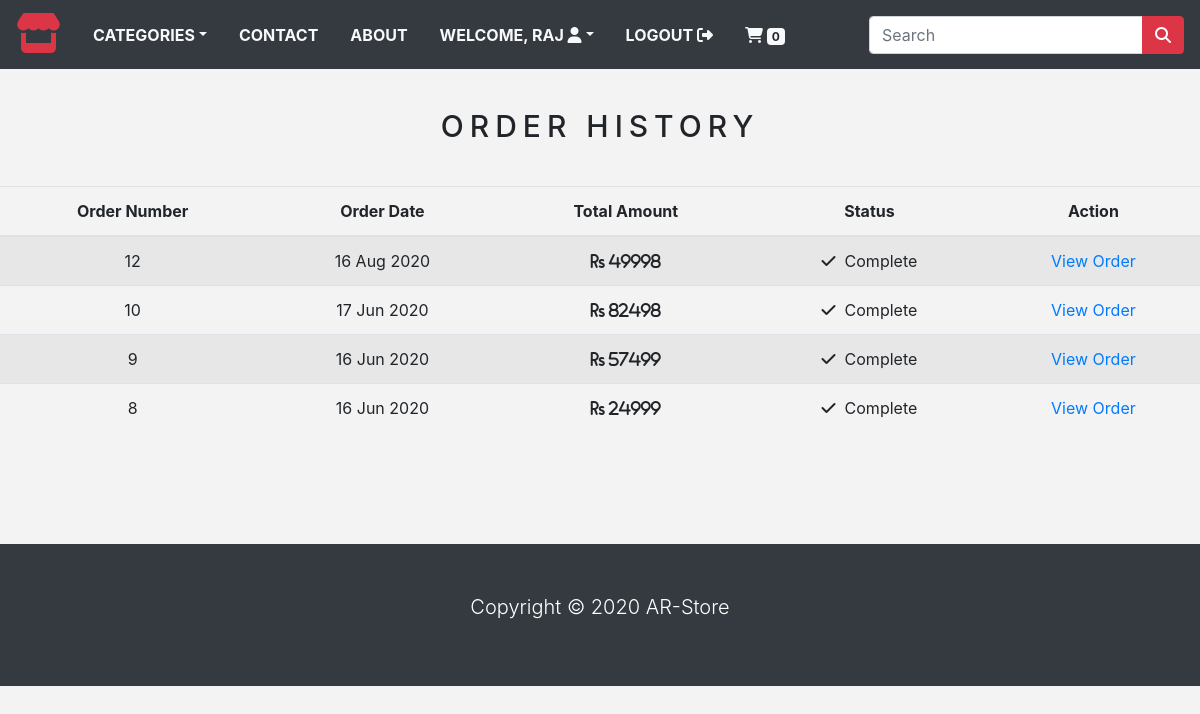
The app's page /order_history/ (signed in) with its own data.
### store/models.py (models this page shows, shortened)
class Order(models.Model):
	token = models.CharField(max_length=250, blank=True)
	total = models.DecimalField(max_digits=10, decimal_places=0, verbose_name='INR Order Total')
	emailAddress = models.EmailField(max_length=250, blank=True, verbose_name='Email Address')
	created = models.DateTimeField(auto_now_add=True)
	billingName = models.CharField(max_length=250, blank=True)
	billingAddress1 = models.CharField(max_length=250, blank=True)
	billingCity = models.CharField(max_length=250, blank=True)
	billingPostcode = models.CharField(max_length=250, blank=True)
	billingCountry = models.CharField(max_length=250, blank=True)
	shippingName = models.CharField(max_length=250, blank=True)
	shippingAddress1 = models.CharField(max_length=250, blank=True)
	shippingCity = models.CharField(max_length=250, blank=True)
	shippingPostcode = models.CharField(max_length=250, blank=True)
	shippingCountry = models.CharField(max_length=250, blank=True)
	class Meta:
		db_table = 'Order'
		ordering = ['-created']

### store/views.py (the view)
# urls.py: path('order_history/', views.orderHistory, name="order_history"),
@login_required(redirect_field_name='next',login_url='login')
def orderHistory(request):
	if request.user.is_authenticated:
		email = str(request.user.email)
		order_details = Order.objects.filter(emailAddress=email)
	return render(request, 'orderlist.html', {'order_details':order_details})

### store/context_processors.py (called while the page is built)
def counter(request):
	item_count = 0
	if 'admin' in request.path:
		return {}
	else:
		try:
			cart = Cart.objects.filter(cart_id=_cart_id_(request))
			cart_items = CartItem.objects.all().filter(cart=cart[:1])
			for cart_item in cart_items:
				item_count += cart_item.quantity
		except Cart.DoesNotExist:
			item_count = 0
	return dict(item_count=item_count)

def menu_links(request):
	links = Category.objects.all()
	return dict(links=links)

### store/models.py (called while the page is built)
	def get_url(self):
		return reverse('products_category', args=[self.slug])

### store/views.py (called while the page is built)
def _cart_id_(request):
	cart = request.session.session_key
	if not cart:
		cart = request.session.create()
	return cart

### store/templates/orderlist.html (shortened to what this page needs)
{% extends 'base.html' %}
{% load static %}
{% block content %}
<div class="text-center">
	<br>
	<h1 class="product_title text-uppercase">Order history</h1>
	<br>
	{% if order_details %}
	<table class="table table-striped">
		<thead>
			<tr>
				<th>Order Number</th>
				<th>Order Date</th>
				<th>Total Amount</th>
				<th>Status</th>
				<th>Action</th>
			</tr>
		</thead>
		<tbody>
			{% for order in order_details %}
			<tr>
				<td>{{ order.id }}</td>
				<td>{{ order.created|date:'d M Y' }}</td>
				<td><i class="fas fa-rupee-sign"> {{ order.total }}</td>
				<td><i class="fas fa-check"></i> &nbsp;Complete</td>
				<td><a href="{% url 'order_details' order.id %}">View Order</a></td>
			</tr>
			{% endfor %}
		</tbody>
	</table>
	{% else %}
	<p>You have not placed any order yet.</p>
	<br><br>
	<a href="{% url 'home' %}" class="btn btn-secondary">Start Shopping</a>
	{% endif %}
</div>
<br><br>
{% endblock %}

### store/templates/base.html (shortened to what this page needs)
{% load static %}
<!doctype html>
<html lang="en">
  <head>
    <link rel="stylesheet" href="https://stackpath.bootstrapcdn.com/bootstrap/4.5.0/css/bootstrap.min.css">
    <link rel="stylesheet" href="https://use.fontawesome.com/releases/v5.13.0/css/all.css">
    <link rel="stylesheet" href="{% static 'css/base.css' %}">
    <link rel="stylesheet" href="{% static 'css/cart.css' %}">
  </head>
  <body>
	{% include 'navbar.html' %}
    {% block content %}
	{% endblock %}
	{% include 'footer.html' %}
  </body>
</html>

### store/templates/navbar.html (shortened to what this page needs)
<nav class="navbar navbar-expand-md navbar-light bg-dark">
	<a class="navbar-brand" href="{% url 'home' %}"><i class="fas fa-store text-danger fa-2x"></i></a>
	<div class="collapse navbar-collapse justify-content-between" id="nav">
		<ul class="navbar-nav">
			<li class="nav-item dropdown">
				<a class="nav-link text-light text-uppercase font-weight-bold px-3 dropdown-toggle" href=""
				data-toggle="dropdown">Categories</a>
			</li>
			<li class="nav-item"><a class="nav-link text-light text-uppercase font-weight-bold px-3"
			href="{% url 'contact' %}">Contact</a></li>
			<li class="nav-item"><a class="nav-link text-light text-uppercase font-weight-bold px-3"
			href="">About</a></li>
			{% if request.user.is_authenticated and request.user.first_name %}
			<li class="nav-item dropdown">
				<a class="nav-link text-light text-uppercase font-weight-bold px-3 dropdown-toggle"
				 data-toggle="dropdown">
					Welcome, {{ request.user.first_name }} <i class="fas fa-user"></i></a>
			</li>
			<li class="nav-item">
				<a class="nav-link text-light text-uppercase font-weight-bold px-3"
				href="{% url 'logout' %}">Logout <i class="fas fa-sign-out-alt"></i></a>
			</li>
			<li class="nav-item"><a class="nav-link text-light text-uppercase font-weight-bold px-3"
			href="{% url 'cart_detail' %}"><i class="fas fa-shopping-cart"></i> <span class="badge badge-light" style="height: 17px;">{{item_count}}</span></a></li>
			{% else %}
			<li class="nav-item">
				<a class="nav-link text-light text-uppercase font-weight-bold px-3"
				href="{% url 'login' %}">Login <i class="fas fa-sign-in-alt"></i></a>
			</li>
			{% endif %}
		</ul>
		<form class="form-inline ml-3" action="{% url 'search' %}" method="GET">
			<div class="input-group">
				<input type="text" name="name" placeholder="Search" class="form-control">
				<div class="input-group-append">
					<button type="submit" class="btn btn-danger"><i class="fas fa-search"></i></button>
				</div>
			</div>
		</form>
	</div>
</nav>

### store/templates/footer.html
<footer class="bg-dark text-white mt-5 p-5">
	<div class="container">
		<p class="lead text-center">Copyright &copy; 2020 AR-Store</p>
	</div>
</footer>

### store/static/css/base.css (style rules this page uses)
body { background: #f3f3f3; }
.product_title { font-size: 30px; letter-spacing: .2em; padding-top: 15px; padding-bottom: 10px; }

### records on screen
Order: id "12", created "16 Aug 2020", total "49998"
Order: id "10", created "17 Jun 2020", total "82498"
Order: id "9", created "16 Jun 2020", total "57499"
Order: id "8", created "16 Jun 2020", total "24999"

### other values on screen
{{ request.user.first_name }} "RAJ"
{{ item_count }} "0"
